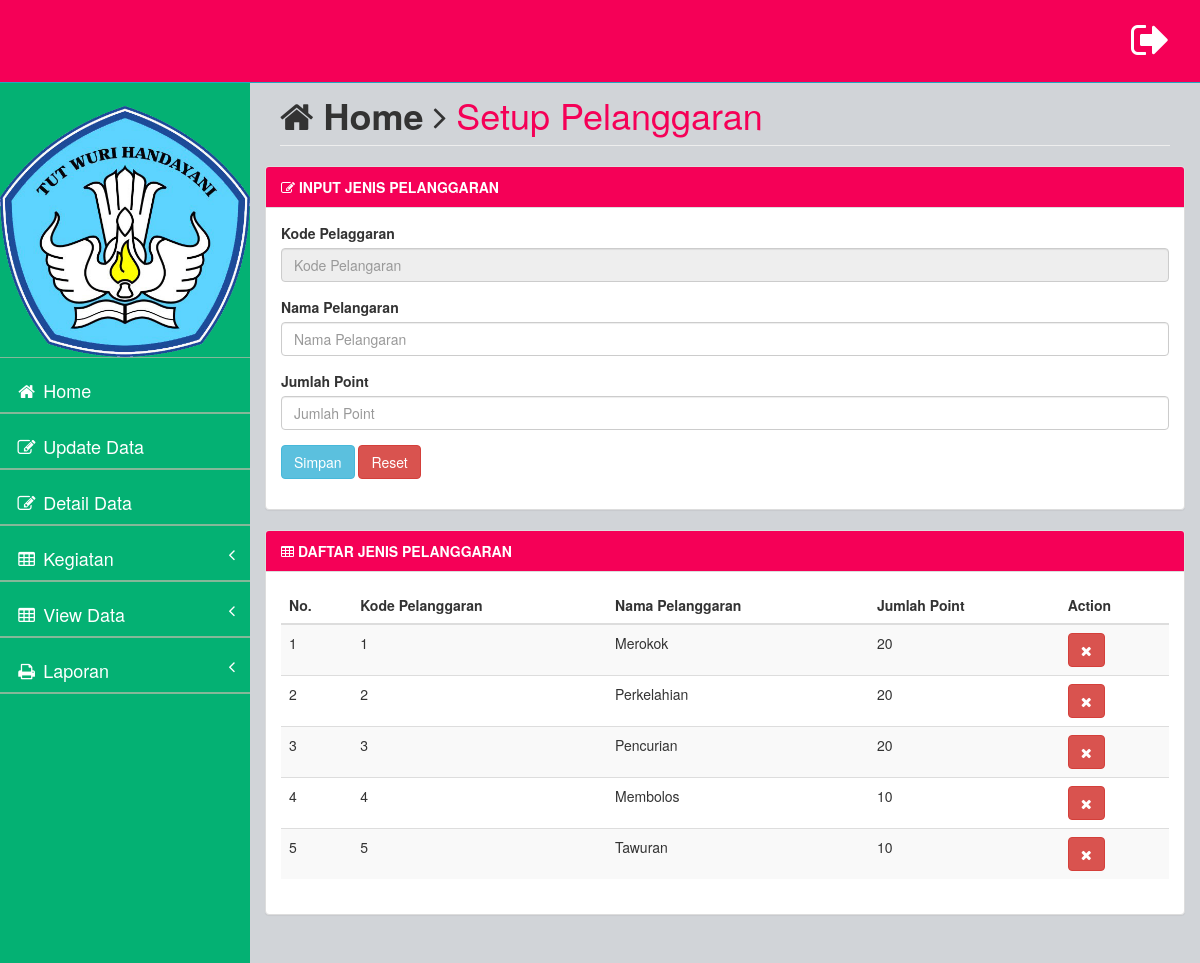
Screenshot of /_guru?page=guru&action=jenis (signed in) with the database file from the repository.
### tables this page shows
CREATE TABLE `setup_jenis_pelanggaran` (
  `id_jenis` int(4) NOT NULL,
  `nama_jenis` varchar(255) NOT NULL,
  `point` int(10) NOT NULL
);

### page/guru/pelanggaran.php (the view, shortened to what this page needs)
<div class="row">
<div class="col-lg-12">
<h1 class="page-header"><i class="fa fa-home"></i> <b>Home</b> <i class="fa fa-angle-right"></i> <font color="#f50057">Setup Pelanggaran</font></h1>
</div>
<div class="row">
  <div class="col-xs-12 col-md-12">
    <div class="panel panel-default">
<div class="panel-heading" style="background-color: #f50057; color:white;">
    <b><i class="fa fa-edit"></i> INPUT JENIS PELANGGARAN</b>
</div>
<div class="panel-body">
<form role="form" action="" method="post">
    <div class="form-group">
        <label>Kode Pelaggaran</label>
        <input class="form-control" name="id_jenis" id="disabledInput" type="text" placeholder="Kode Pelangaran" disabled>
    </div>
    <div class="form-group">
        <label>Nama Pelangaran</label>
        <input type="text" class="form-control" placeholder="Nama Pelangaran" name="nama_jenis">
    </div>
    <div class="form-group">
        <label>Jumlah Point</label>
        <input class="form-control" type="number" placeholder="Jumlah Point" name="point">
    </div>
    <div class="form-group">
        <input type="submit" name="simpan" value="Simpan" class="btn btn-info">
        <input type="reset" value="Reset" class="btn btn-danger">
    </div>
</form>
</div>
</div>
  </div>
</div>
<div class="row">
                <div class="col-lg-12">
                    <div class="panel panel-default">
                        <div class="panel-heading" style="background-color: #f50057; color:white;">
                            <b><i class="fa fa-table"></i> DAFTAR JENIS PELANGGARAN</b>
                        </div>
                        <div class="panel-body">
                            <div class="table-responsive">
                                <table class="table table-striped">
                                    <thead>
                                        <tr>
                                            <th>No.</th>
                                            <th>Kode Pelanggaran</th>
                                            <th>Nama Pelanggaran</th>
                                            <th>Jumlah Point</th>
                                            <th>Action</th>
                                        </tr>
                                    </thead>
                                    <tbody>
                                    	    <?php
                                        $sql = mysql_query("select * from setup_jenis_pelanggaran") or die (mysql_error());
                                        $no=1;
                                        while ($data = mysql_fetch_array($sql)){
                                        ?>
                                        <tr>
                                            <td><?php echo $no++; ?></td>
                                            <td><?php echo $data['id_jenis']; ?></td>
                                            <td><?php echo $data['nama_jenis']; ?></td>
                                            <td><?php echo $data['point']; ?></td>
                                            <td>
												<a onclick="return confirm('Yakin ingin hapus data ini ??')" href="?page=guru&action=del_jen&kdgr=<?php echo $data['id_jenis']; ?>">
												<button type="" class="btn btn-danger"><i class="fa fa-times"></i></button></a>
                                            </td>
                                        </tr>
                                        <?php } ?>
                                    </tbody>
                                </table>
                            </div>
                        </div>
                    </div>
                </div>

### assets/css/style.css (style rules this page uses)
body { background-color: #f8f8f8; }

### rows the page displays
setup_jenis_pelanggaran: id_jenis "1", nama_jenis "Merokok", point "20"
setup_jenis_pelanggaran: id_jenis "2", nama_jenis "Perkelahian", point "20"
setup_jenis_pelanggaran: id_jenis "3", nama_jenis "Pencurian", point "20"
setup_jenis_pelanggaran: id_jenis "4", nama_jenis "Membolos", point "10"
setup_jenis_pelanggaran: id_jenis "5", nama_jenis "Tawuran", point "10"
